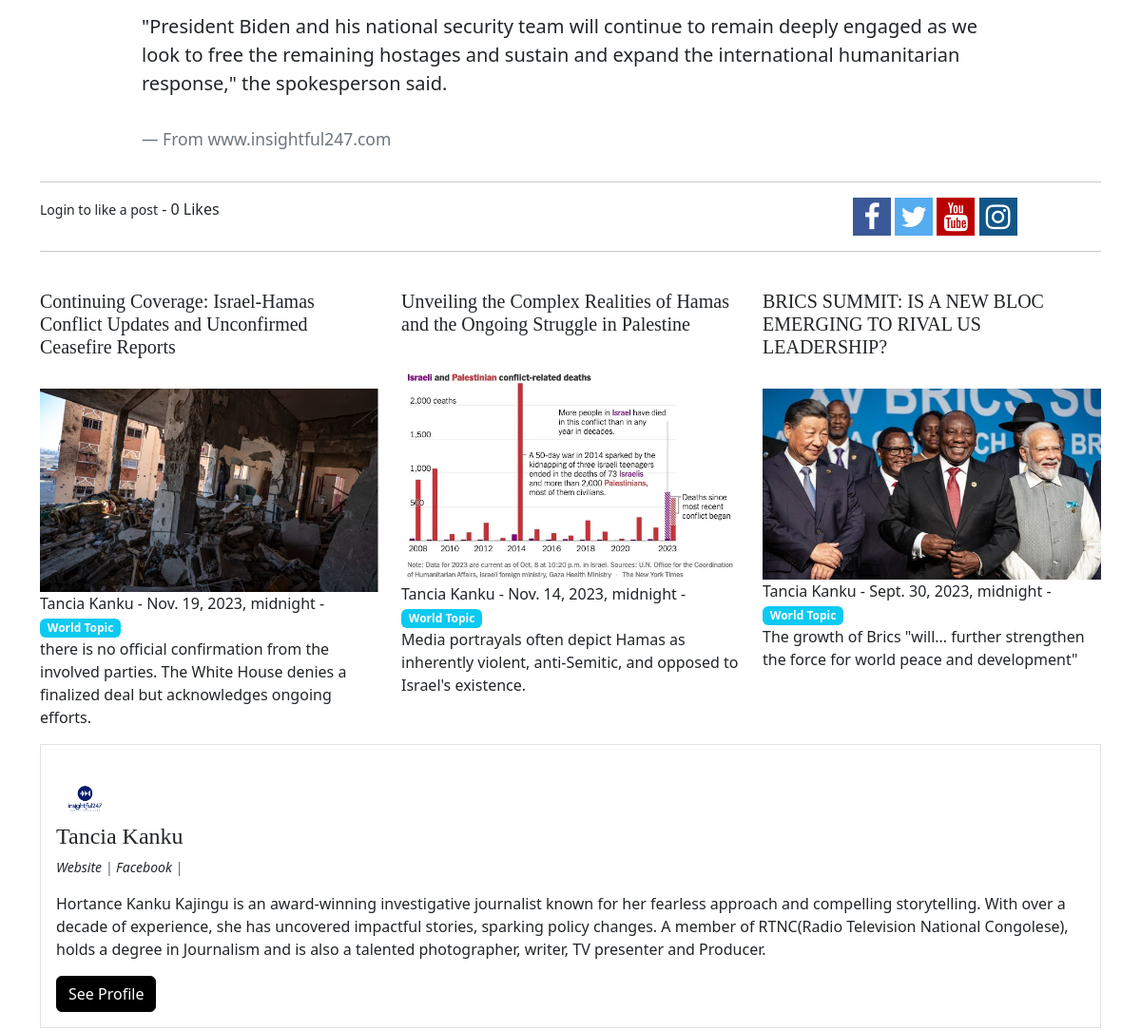
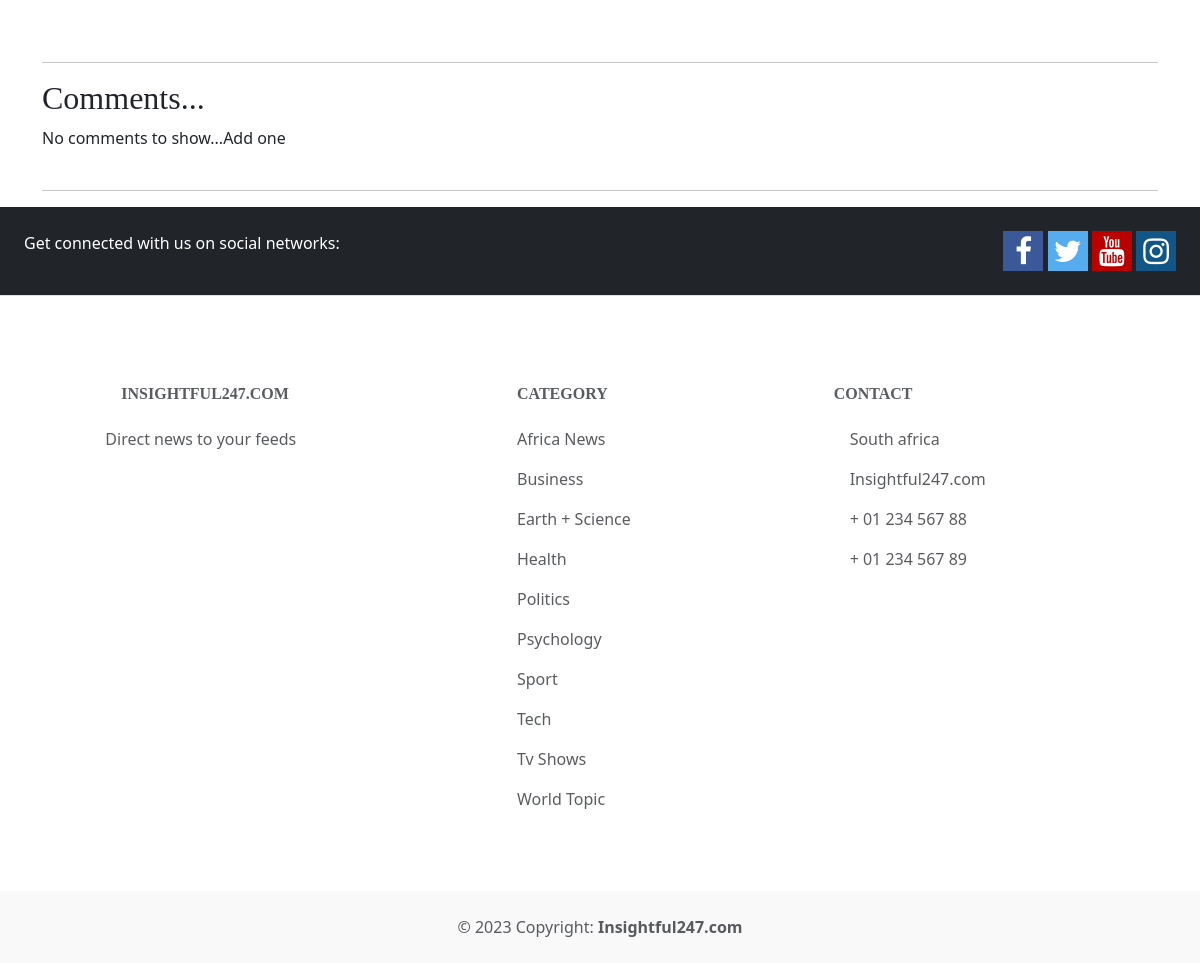
The app's page /article/87 (lower part), older data (2 pictures, top to bottom).
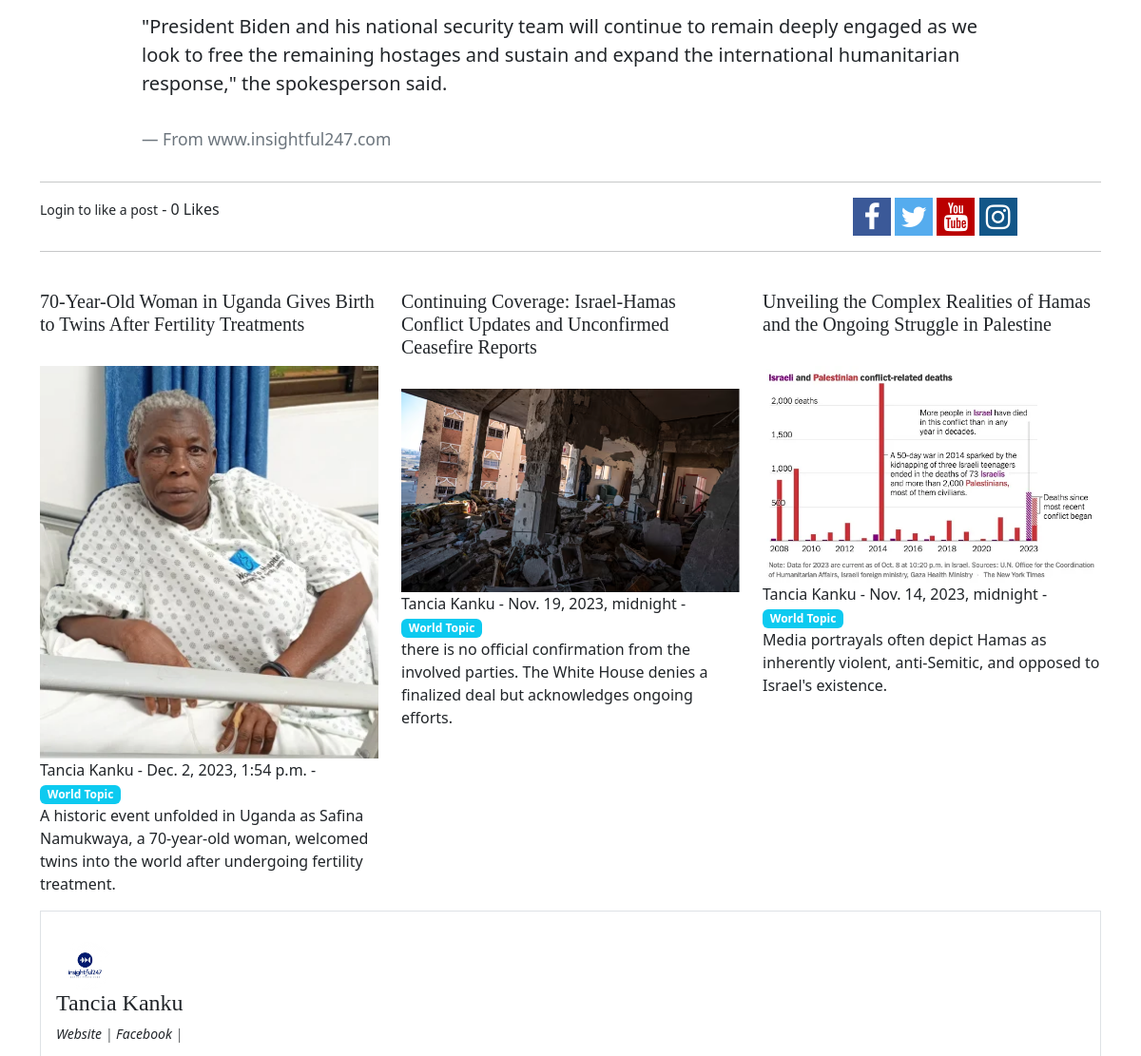
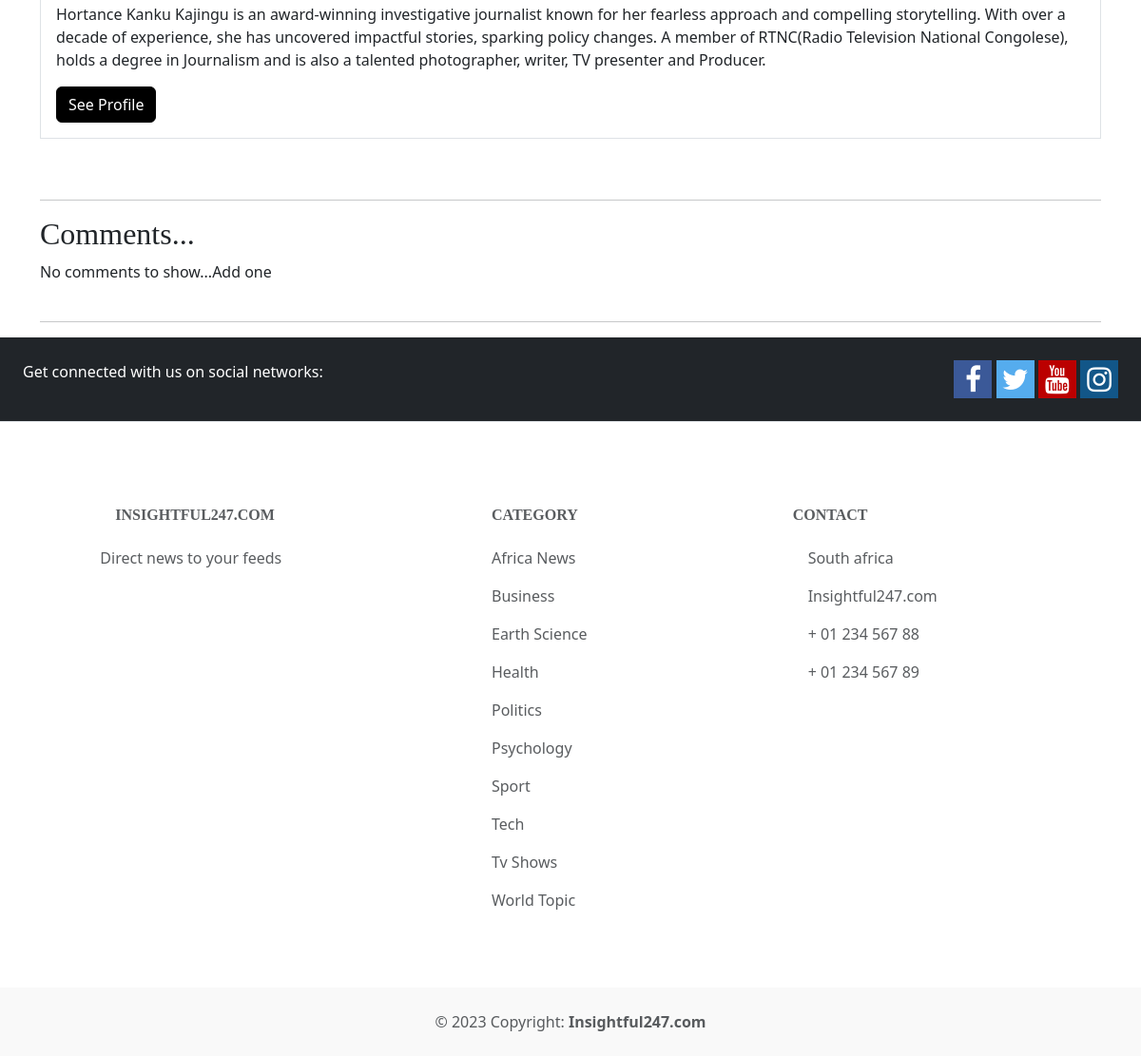
The same page, newer data (2 pictures, top to bottom).
### theblog/models.py (models this page shows, shortened)
class Post(models.Model):
    title = models.CharField(max_length=255)
    header_image = models.ImageField(null=True, blank=True, upload_to="images/")
    video_file = models.FileField(null=True, blank=True, upload_to='videos/')
    title_tag = models.CharField(max_length=255)
    author = models.ForeignKey(User, on_delete=models.CASCADE)
    body = RichTextField(blank=True, null=True)
    french_body = RichTextField(blank=True, null=True)
    post_date = models.DateTimeField(auto_now_add=True)
    category = models.CharField(max_length=255, default='')
    snippet = models.CharField(max_length=255)
    likes = models.ManyToManyField(User, related_name='blog_posts', blank=True)
    post_highlighted = models.BooleanField(default=False)
    photo_credit = models.CharField(max_length=255, null=True, blank=True)
    class Meta:
        ordering = ('-post_date',)
    def total_likes(self):
        return self.likes.count()

class Category(models.Model):
	name = models.CharField(max_length=100)
	class Meta:
		ordering = ('name',)
		verbose_name_plural ='Categories'
	def __str__(self):
		return self.name

### theblog/views.py (the view)
# urls.py: path('article/<int:pk>', ArticleDetailView.as_view(), name='article-detail'),
class ArticleDetailView(DetailView):
	model = Post
	template_name = 'article_details.html'
	def get_context_data(self, *args, **kwargs):
		cat_menu = Category.objects.all()
		article = self.object
		pull_related_post = Post.objects.filter(category=article.category).exclude(pk=article.id)[:3]
		context = super(ArticleDetailView, self).get_context_data(*args, **kwargs)
		stuff = get_object_or_404(Post, id=self.kwargs['pk'])
		total_likes = stuff.total_likes()
		liked = False
		if stuff.likes.filter(id=self.request.user.id).exists():
			liked = True
		context["cat_menu"] = cat_menu
		context["article"] = article
		context["pull_related_post"] = pull_related_post
		context["total_likes"] = total_likes
		context["liked"] = liked
		return context

### theblog/templates/article_details.html (shortened to what this page needs)
{% extends 'base.html' %}
{% load static %}
{% block content %}
<hr/><br>
<br/>
<div class="row">
  <div class="col-1"></div>
  <div class="col-10">
		<div class="tab-content">
		  <div class="tab-pane container active" id="home">
		  	<blockquote class="blockquote">
		  		<p class="lead">{{post.body|safe}}</p><br/>
		  		<footer class="blockquote-footer">From www.insightful247.com</footer>
		  	</blockquote>
		  </div>
		</div>
	</div>
  <div class="col"></div>
</div>
<hr>
<div class="row">
  <div class="col-7">
  	<form action="{% url 'like_post' post.pk %}" method="POST">
			{% if user.is_authenticated %}
				{% if liked %}
				<button type="submit", name="post_id", value="{{ post.id }}", class="btn btn-danger btn-sm">Unlike</button>
				{% else %}
				<button type="submit", name="post_id", value="{{ post.id }}", class="btn btn-primary btn-sm">Like</button>
				{% endif %}
			{% else %}
			<small><a href="{% url 'login' %}">Login</a> to like a post</small>
			{% endif %}
			- {{ total_likes }} Likes
		</form>
  </div>
  <div class="col-2">
	</div>
  <div class="col">
  	<span>
      <a href="#" class="fa fa-facebook"></a>
      <a href="#" class="fa fa-twitter"></a>
      <a href="#" class="fa fa-youtube"></a>
      <a href="#" class="fa fa-instagram"></a>
    </span>
  </div>
</div>
<hr/><br/>
<div class="row">
	{% for post in pull_related_post %}
    <div class="col-sm-4">
      	<h5>
	      	<a href="{% url 'article-detail' post.pk %}" style="text-decoration: none">
						{{ post.title }}
					</a>
				</h5><br/>
      {% if post.header_image %}
	      <div class="">
	      	<img src="{{ post.header_image.url }}" class="img-fluid">
      	</div>
      {% endif %}
      <p>
      	<a href="{% url 'show_profile_page' post.author.profile.id %}">{{ post.author.first_name }}
		{{ post.author.last_name }}</a> - {{ post.post_date }} - <a href="{% url 'category' post.category|slugify %}"><span class="badge bg-info">{{ post.category }}</span></a>
		<br />
		{{ post.snippet }}
      </p>
    </div>
    {% endfor %}
 </div>
<div class="media border p-3">
	{% if post.author.profile.profile_pic %}
  <img src="{{ post.author.profile.profile_pic.url }}" alt="John Doe" class="mr-3 mt-3 rounded-circle" style="width:60px;">
  {% else %}
  <img class="mr-3 mt-3 rounded-circle" style="width:60px;" src="{% static 'theblog/images/mypro.jpg' %}" alt="Profile picture">
  {% endif %}
  <div class="media-body">
    <h4>{{ post.author.first_name }} {{post.author.last_name}}</h4>
    	<i>
    	<p class="small text-muted">
    	{% if post.author.profile.website_url %}
    	<a href="{{ post.author.profile.website_url }}">Website </a> |
    	{% endif %}
    	{% if post.author.profile.facebook_url %}
    	<a href="{{ post.author.profile.facebook_url }}">Facebook</a> |
    	{% endif %}
    </p>
    </i>
    <p>{{post.author.profile.bio}}</p>
    {% if post.author.profile.id %}
    <a href="{% url 'show_profile_page' post.author.profile.id %}" class="btn btn-primary">See Profile</a>
    {% endif %}
  </div>
</div>
<br/><br/>
<hr/>
<h2>Comments...</h2>
{% if not post.comments.all %}
	No comments to show...<a href="{% url 'add_comment' post.pk %}">Add one</a><br/>
{% endif %}
<br/>
<hr/>
{% endblock %}

### theblog/templates/base.html (shortened to what this page needs)
{% load static %}
<!doctype html>
<html lang="en">
  <head>
    <link href="https://cdn.jsdelivr.net/npm/bootstrap@5.3.1/dist/css/bootstrap.min.css" rel="stylesheet">
    <link rel="stylesheet" href="https://cdnjs.cloudflare.com/ajax/libs/font-awesome/4.7.0/css/font-awesome.min.css">
  <link href="{% static 'theblog/css/variables.css' %}" rel="stylesheet">
  <link href="{% static 'theblog/css/main.css' %}" rel="stylesheet">
  </head>
  <body>
    <div class="container">
      <br/>
      {% block content %}
      {% endblock %}
    </div>
  </body>
<footer class="text-center text-lg-start bg-white text-muted">
  <section class="bg-dark d-flex justify-content-center justify-content-lg-between p-4 border-bottom">
    <div class="me-5 d-none d-lg-block">
      <span class="text-white">Get connected with us on social networks:</span>
    </div>
    <div>
      <span>
      <a href="https://web.facebook.com/profile.php?id=61551916365627" class="fa fa-facebook"></a>
      <a href="#" class="fa fa-twitter"></a>
      <a href="www.youtube.com/@insightful247" class="fa fa-youtube"></a>
      <a href="#" class="fa fa-instagram"></a>
      </span>
    </div>
  </section>
  <section class="">
    <div class="container text-center text-md-start mt-5">
      <div class="row mt-3">
        <div class="col-md-3 col-lg-4 col-xl-3 mx-auto mb-4">
          <h6 class="text-uppercase fw-bold mb-4">
            insightful247.com
          </h6>
          <span>
            Direct news to your feeds
          </span>
        </div>
        <div class="col-md-2 col-lg-2 col-xl-2 mx-auto mb-4">
          <h6 class="text-uppercase fw-bold mb-4">
            Category
          </h6>
          {% if cat_menu %}
            {% for item in cat_menu %}
              <p>
                <a href="{% url 'category' item|slugify %}" class="text-reset">{{ item }}</a>
              </p>
            {% endfor %}
            {% else %}
              <p>
                <a class="" href="{% url 'category-list' %}">Categories</a>
              </p>
          {% endif %}
        </div>
        <div class="col-md-4 col-lg-3 col-xl-3 mx-auto mb-md-0 mb-4">
          <h6 class="text-uppercase fw-bold mb-4">Contact</h6>
          <p> South africa</p>
          <p>
            Insightful247.com
          </p>
          <p> + 01 234 567 88</p>
          <p> + 01 234 567 89</p>
        </div>
      </div>
    </div>
  </section>
  <div class="text-center p-4" style="background-color: rgba(0, 0, 0, 0.025);">
    © 2023 Copyright:
    <a class="text-reset fw-bold" href="www.insightful247.com">Insightful247.com</a>
  </div>
</footer>
</html>

Row changes from the older to the newer data that the page shows:
no longer on this page (row unchanged): Post: title "BRICS SUMMIT: IS A NEW BLOC EMERGING TO RIVAL US LEADERSHIP?", header_image (picture), author.first_name "Tancia", author.last_name "Kanku", post_date "Sept. 30, 2023, midnight", category "World Topic", snippet "The growth of Brics \"will… further strengthen the force for world peace and development\""
added Post: title "70-Year-Old Woman in Uganda Gives Birth to Twins After Fertility Treatments", header_image (picture), author.first_name "Tancia", author.last_name "Kanku", post_date "Dec. 2, 2023, 1:54 p.m.", category "World Topic", snippet "A historic event unfolded in Uganda as Safina Namukwaya, a 70-year-old woman, welcomed twins into the world after undergoing fertility treatment."
changed Category: name "Earth + Science" → "Earth Science"
